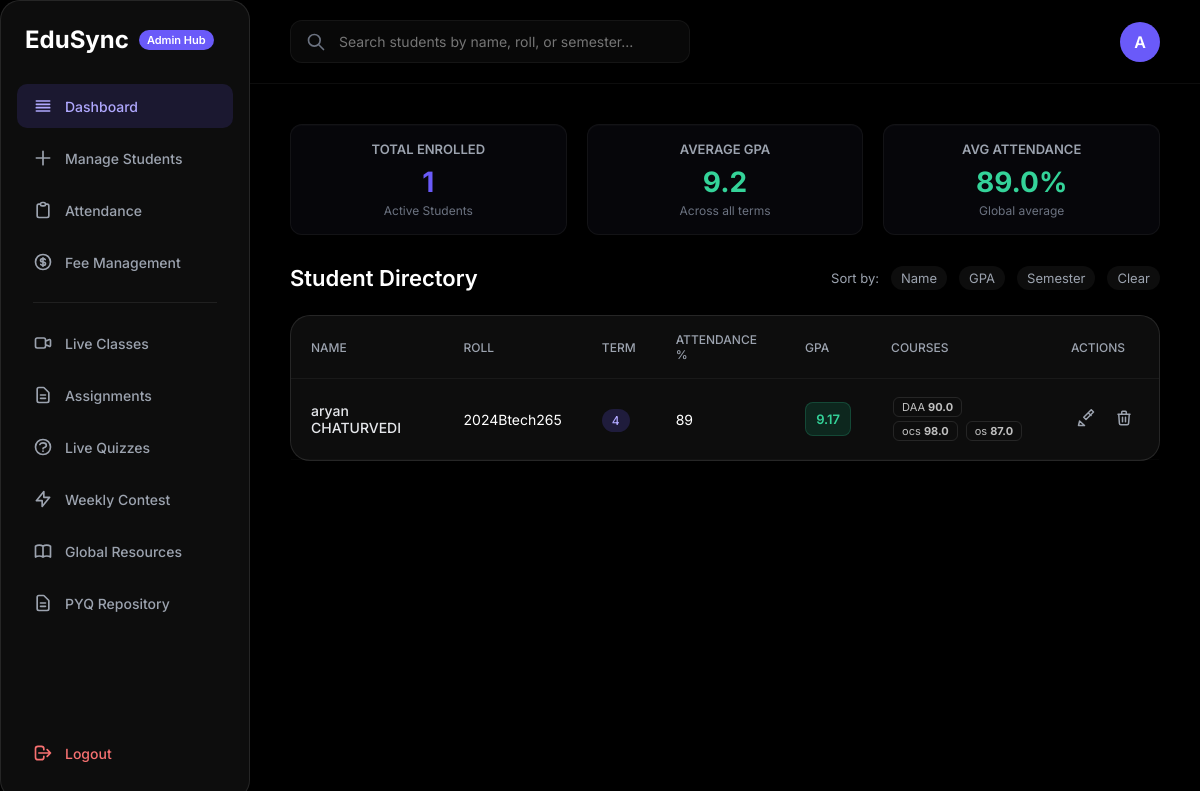
The page / (signed in) on the database its author committed.
### tables this page shows
CREATE TABLE students (
            id INTEGER PRIMARY KEY AUTOINCREMENT,
            name TEXT,
            roll TEXT,
            age INTEGER,
            dob TEXT,
            gender TEXT,
            address TEXT,
            phone TEXT,
            email TEXT,
            semester TEXT,
            gpa REAL,
            attendance TEXT,
            extra_activities TEXT,
            sports_achievements TEXT,
            courses TEXT
        , password TEXT DEFAULT 'student123', profile_pic TEXT DEFAULT '', stars INTEGER DEFAULT 0, contest_rank TEXT DEFAULT 'Unranked');

### app.py (the view, shortened to what this page needs)
@app.route('/', methods=['GET', 'POST'])
def home():
    if 'user' not in session or session.get('role') != 'admin':
        return redirect(url_for('login'))
    conn = sqlite3.connect('students.db')
    cursor = conn.cursor()
    search = request.args.get('search', '')
    sort = request.args.get('sort', '')
    query = "SELECT * FROM students"
    params = []
    if search:
        query += " WHERE name LIKE ? OR roll LIKE ? OR semester LIKE ?"
        params.extend(['%' + search + '%', '%' + search + '%', '%' + search + '%'])
    if sort == "gpa":
        query += " ORDER BY gpa DESC"
    elif sort == "name":
        query += " ORDER BY name ASC"
    elif sort == "semester":
        query += " ORDER BY semester ASC"
    cursor.execute(query, params)
    students_raw = cursor.fetchall()
    students = []
    total_gpa = 0
    valid_gpa_count = 0
    total_attendance = 0
    valid_attendance_count = 0
    for s in students_raw:
        courses = json.loads(s[14]) if s[14] else []
        students.append((s, courses))
        if s[10] is not None and float(s[10]) > 0:
            total_gpa += float(s[10])
            valid_gpa_count += 1
        if s[11] is not None and str(s[11]).strip() != '':
            try:
                total_attendance += float(s[11])
                valid_attendance_count += 1
            except ValueError:
                pass
    avg_gpa = round(total_gpa / valid_gpa_count, 1) if valid_gpa_count > 0 else 0.0
    avg_attendance = round(total_attendance / valid_attendance_count, 1) if valid_attendance_count > 0 else 0.0
    total_students = len(students)
    edit_id = request.args.get('edit_id')
    edit_student = None
    edit_courses = []
    if edit_id:
        cursor.execute("SELECT * FROM students WHERE id=?", (edit_id,))
        edit_student = cursor.fetchone()
        if edit_student:
            edit_courses = json.loads(edit_student[14]) if edit_student[14] else []
    cursor.execute("SELECT * FROM documents WHERE student_id IS NULL AND is_pyq=0 ORDER BY uploaded_at DESC")
    global_docs = cursor.fetchall()
    cursor.execute("SELECT * FROM documents WHERE is_pyq=1 ORDER BY uploaded_at DESC")
    pyqs = cursor.fetchall()
    cursor.execute("SELECT * FROM assignment_tasks ORDER BY due_date ASC")
    assignment_tasks = cursor.fetchall()
    cursor.execute("SELECT * FROM live_classes ORDER BY created_at DESC")
    active_classes = cursor.fetchall()
    conn.close()
    return render_template('index.html', students=students, edit_student=edit_student, edit_courses=edit_courses, search=search, sort=sort, avg_gpa=avg_gpa, avg_attendance=avg_attendance, total_students=total_students, global_docs=global_docs, pyqs=pyqs, assignment_tasks=assignment_tasks, active_classes=active_classes)

### templates/index.html (shortened to what this page needs)
<!DOCTYPE html>
<html lang="en">
<head>
    <link rel="stylesheet" href="{{ url_for('static', filename='style.css') }}">
</head>
<body class="dashboard-body">
    <div class="dashboard-layout">
        <aside class="sidebar glass-panel-dark">
            <div class="brand">
                <h2>EduSync</h2>
                <span class="badge">Admin Hub</span>
            </div>
            <nav class="sidebar-nav">
                <a href="#" class="nav-link active" onclick="showTab('dashboard-tab', this); return false;">
                    <svg width="20" height="20" fill="none" stroke="currentColor" viewBox="0 0 24 24"><path stroke-linecap="round" stroke-linejoin="round" stroke-width="2" d="M4 6h16M4 10h16M4 14h16M4 18h16"></path></svg>
                    Dashboard
                </a>
                <a href="#" class="nav-link" onclick="showTab('add-student-tab', this); return false;">
                    <svg width="20" height="20" fill="none" stroke="currentColor" viewBox="0 0 24 24"><path stroke-linecap="round" stroke-linejoin="round" stroke-width="2" d="M12 4v16m8-8H4"></path></svg>
                    Manage Students
                </a>
                <a href="#" class="nav-link" onclick="showTab('attendance-tab', this); return false;">
                    <svg width="20" height="20" fill="none" stroke="currentColor" viewBox="0 0 24 24"><path stroke-linecap="round" stroke-linejoin="round" stroke-width="2" d="M9 5H7a2 2 0 00-2 2v12a2 2 0 002 2h10a2 2 0 002-2V7a2 2 0 00-2-2h-2M9 5a2 2 0 002 2h2a2 2 0 002-2M9 5a2 2 0 012-2h2a2 2 0 012 2"></path></svg>
                    Attendance
                </a>
                <a href="#" class="nav-link" onclick="showTab('fee-tab', this); loadAdminFees(); return false;">
                    Fee Management
                </a>
                <hr style="border:0; border-top: 1px solid rgba(255,255,255,0.08); margin: 10px 16px;">
                <a href="#" class="nav-link" onclick="showTab('classes-tab', this); return false;">
                    <svg width="20" height="20" fill="none" stroke="currentColor" viewBox="0 0 24 24"><path stroke-linecap="round" stroke-linejoin="round" stroke-width="2" d="M15 10l4.553-2.069A1 1 0 0121 8.87v6.26a1 1 0 01-1.447.894L15 14M3 8a2 2 0 012-2h8a2 2 0 012 2v8a2 2 0 01-2 2H5a2 2 0 01-2-2V8z"></path></svg>
                    Live Classes
                </a>
                <a href="#" class="nav-link" onclick="showTab('assignments-tab', this); return false;">
                    <svg width="20" height="20" fill="none" stroke="currentColor" viewBox="0 0 24 24"><path stroke-linecap="round" stroke-linejoin="round" stroke-width="2" d="M9 12h6m-6 4h6m2 5H7a2 2 0 01-2-2V5a2 2 0 012-2h5.586a1 1 0 01.707.293l5.414 5.414a1 1 0 01.293.707V19a2 2 0 01-2 2z"></path></svg>
                    Assignments
                </a>
                <a href="#" class="nav-link" onclick="showTab('quizzes-tab', this); return false;">
                    Live Quizzes
                </a>
                <a href="#" class="nav-link" onclick="showTab('weekly-contest-tab', this); return false;">
                    <svg width="20" height="20" fill="none" stroke="currentColor" viewBox="0 0 24 24"><path stroke-linecap="round" stroke-linejoin="round" stroke-width="2" d="M13 10V3L4 14h7v7l9-11h-7z"></path></svg>
                    Weekly Contest
                </a>
                <a href="#" class="nav-link" onclick="showTab('resources-tab', this); return false;">
                    Global Resources
                </a>
                <a href="#" class="nav-link" onclick="showTab('pyq-repo-tab', this); return false;">
                    <svg width="20" height="20" fill="none" stroke="currentColor" viewBox="0 0 24 24"><path stroke-linecap="round" stroke-linejoin="round" stroke-width="2" d="M9 12h6m-6 4h6m2 5H7a2 2 0 01-2-2V5a2 2 0 012-2h5.586a1 1 0 01.707.293l5.414 5.414a1 1 0 01.293.707V19a2 2 0 01-2 2z"></path></svg>
                    PYQ Repository
                </a>
            </nav>
            <div class="sidebar-footer">
                <a href="/logout" class="nav-link logout-btn">
                    <svg width="20" height="20" fill="none" stroke="currentColor" viewBox="0 0 24 24">
                        <path stroke-linecap="round" stroke-linejoin="round" stroke-width="2"
                            d="M17 16l4-4m0 0l-4-4m4 4H7m6 4v1a3 3 0 01-3 3H6a3 3 0 01-3-3V7a3 3 0 013-3h4a3 3 0 013 3v1">
                        </path>
                    </svg>
                    Logout
                </a>
            </div>
        </aside>
        <main class="main-content">
            <header class="topbar">
                <div class="search-bar">
                    <form method="GET" style="display:flex; width: 100%; position:relative;">
                        <svg class="search-icon" style="top:12px;" width="20" height="20" fill="none"
                            stroke="currentColor" viewBox="0 0 24 24">
                            <path stroke-linecap="round" stroke-linejoin="round" stroke-width="2"
                                d="M21 21l-6-6m2-5a7 7 0 11-14 0 7 7 0 0114 0z"></path>
                        </svg>
                        <input type="text" name="search" value="{{ search }}"
                            placeholder="Search students by name, roll, or semester...">
                    </form>
                </div>
                <div class="user-profile">
                    <div class="avatar">A</div>
                </div>
            </header>
            <div class="content-wrapper">
                <div id="dashboard-tab" class="tab-content active">
                    <div style="display:grid; grid-template-columns: repeat(3, 1fr); gap: 20px; margin-bottom: 30px;">
                        <div class="stat-card">
                            <div class="stat-title">Total Enrolled</div>
                            <div class="stat-val high" style="color: #6a5af9;">{{ total_students }}</div>
                            <div class="stat-sub">Active Students</div>
                        </div>
                        <div class="stat-card">
                            <div class="stat-title">Average GPA</div>
                            <div class="stat-val {% if avg_gpa >= 8.0 %}high{% elif avg_gpa >= 6.0 %}medium{% else %}low{% endif %}">{{ "%.1f"|format(avg_gpa) }}</div>
                            <div class="stat-sub">Across all terms</div>
                        </div>
                        <div class="stat-card">
                            <div class="stat-title">Avg Attendance</div>
                            <div class="stat-val {% if avg_attendance >= 75.0 %}high{% elif avg_attendance >= 60.0 %}medium{% else %}low{% endif %}">{{ "%.1f"|format(avg_attendance) }}%</div>
                            <div class="stat-sub">Global average</div>
                        </div>
                    </div>
                    <div class="section-header">
                        <h3>Student Directory</h3>
                        <div class="sort-controls">
                            <span>Sort by:</span>
                            <a href="/?sort=name" class="{% if sort == 'name' %}active-sort{% endif %}">Name</a>
                            <a href="/?sort=gpa" class="{% if sort == 'gpa' %}active-sort{% endif %}">GPA</a>
                            <a href="/?sort=semester"
                                class="{% if sort == 'semester' %}active-sort{% endif %}">Semester</a>
                            <a href="/" class="clear-sort">Clear</a>
                        </div>
                    </div>
                    <div class="table-container glass-panel-dark">
                        <table class="premium-table">
                            <thead>
                                <tr>
                                    <th>Name</th>
                                    <th>Roll</th>
                                    <th>Term</th>
                                    <th>Attendance %</th>
                                    <th>GPA</th>
                                    <th>Courses</th>
                                    <th>Actions</th>
                                </tr>
                            </thead>
                            <tbody>
                                {% if students %}
                                {% for student, courses in students %}
                                <tr>
                                    <td>
                                        <div class="td-primary">{{ student[1] }}</div>
                                    </td>
                                    <td>{{ student[2] }}</td>
                                    <td>
                                        {% if student[9] %}
                                        <span class="badge-soft">{{ student[9] }}</span>
                                        {% else %}
                                        -
                                        {% endif %}
                                    </td>
                                    <td>{{ student[11] or '-' }}</td>
                                    <td>
                                        {% set gpa_val = student[10] if student[10] is not none else 0.0 %}
                                        <div class="gpa-score {% if gpa_val >= 8.0 %}high{% elif gpa_val >= 6.0 %}medium{% else %}low{% endif %}">
                                            {{ student[10] if student[10] is not none else 'N/A' }}
                                        </div>
                                    </td>
                                    <td>
                                        <div class="course-list">
                                            {% for course in courses %}
                                            <span class="course-pill">{{ course[0] }} <b>{{ course[1] }}</b></span>
                                            {% endfor %}
                                        </div>
                                    </td>
                                    <td>
                                        <div class="action-buttons">
                                            <a href="/?edit_id={{ student[0] }}" class="btn-edit" title="Edit">
                                                <svg width="18" height="18" fill="none" stroke="currentColor"
                                                    viewBox="0 0 24 24">
                                                    <path stroke-linecap="round" stroke-linejoin="round"
                                                        stroke-width="2"
                                                        d="M15.232 5.232l3.536 3.536M9 11l3 3L22 4l-3-3L9 11zM2 22l1.5-6L10 22 2 22z">
                                                    </path>
                                                </svg>
                                            </a>
                                            <a href="/delete/{{ student[0] }}"
                                                onclick="return confirm('Are you sure you want to delete this student out of the system?');"
                                                class="btn-delete" title="Delete">
                                                <svg width="18" height="18" fill="none" stroke="currentColor"
                                                    viewBox="0 0 24 24">
                                                    <path stroke-linecap="round" stroke-linejoin="round"
                                                        stroke-width="2"
                                                        d="M19 7l-.867 12.142A2 2 0 0116.138 21H7.862a2 2 0 01-1.995-1.858L5 7m5 4v6m4-6v6m1-10V4a1 1 0 00-1-1h-4a1 1 0 00-1 1v3M4 7h16">
                                                    </path>
                                                </svg>
                                            </a>
                                        </div>
                                    </td>
                                </tr>
                                {% endfor %}
                                {% else %}
                                <tr>
                                    <td colspan="7" style="text-align:center; padding: 40px; color: #6b7280;">No
                                        students found. Add a new student to see them here!</td>
                                </tr>
                                {% endif %}
                            </tbody>
                        </table>
                    </div>
                </div>
            </div>
        </main>
    </div>
</body>
</html>

### rows shown on the page
students: name "aryan CHATURVEDI", roll "2024Btech265", semester "4", attendance "89", gpa "9.17", course "DAA" "ocs" "os", course "90.0" "98.0" "87.0"

### other values the page prints
{{ total_students }} "1"
{{ "%.1f"|format(avg_gpa) }} "9.2"
{{ "%.1f"|format(avg_attendance) }} "89.0"
